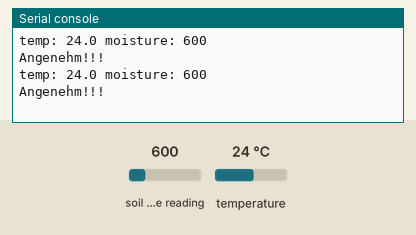
Recording of a program running on a simulated CircuitPython board. Shown: the last lines printed to the serial console. Inputs (shaded band) come from the test bench; at power-on: soil moisture reading 600, temperature 24 °C.

Above: at 1.2 s.
1.3 s: soil moisture reading set to 236
At 2.5 s:
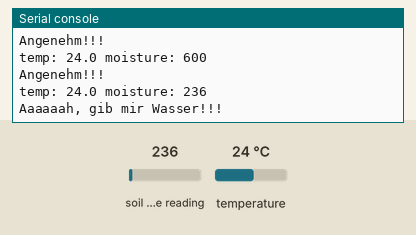
4.5 s: soil moisture reading set to 1100
At 5.8 s:
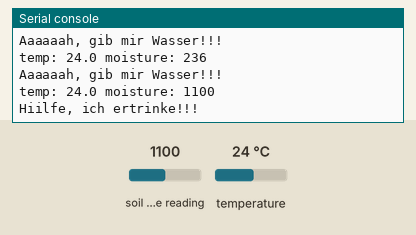
7.5 s: temperature set to 12 °C
At 8.8 s:
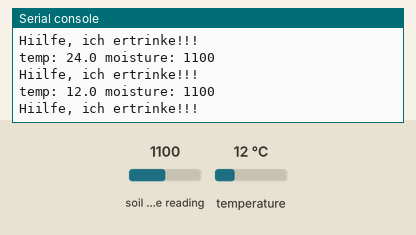
Timing chart, 0 to 10.5 s (numbered marks = the images above; inputs shaded):
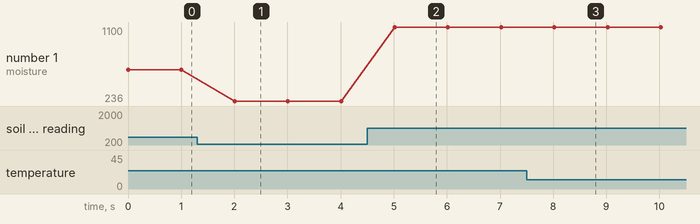

Measured:
- after the input at 1.3 s, the serial console: prints a new line after 0.71 s (image 1)
- after the input at 4.5 s, the serial console: prints a new line after 0.52 s (image 2)
- after the input at 7.5 s, the serial console: prints a new line after 0.52 s (image 3)
- plotted number 1: 600 → 236 after the input at 1.3 s, 236 → 1100 after the input at 4.5 s

The program:

soil_sense.py
```python
import time
import board
import busio
from adafruit_seesaw.seesaw import Seesaw

i2c_bus = busio.I2C(board.SCL, board.SDA)
ss = Seesaw(i2c_bus, addr=0x36)

def read_moisture():
    # returns calue between 200 (very dry) and 2000 (very wet)
    touch = ss.moisture_read()
    return touch

def read_temp():
    temp = ss.get_temp()
    return temp

while True:
    moisture = read_moisture()
    temp = read_temp()

    print("temp: " + str(temp) + " moisture: " + str(moisture))
    if moisture < 400:
        print("Aaaaaah, gib mir Wasser!!!")
    if moisture > 400 and moisture < 1000:
        print("Angenehm!!!")
    elif moisture > 1000:
        print("Hiilfe, ich ertrinke!!!")
    time.sleep(1)
```
